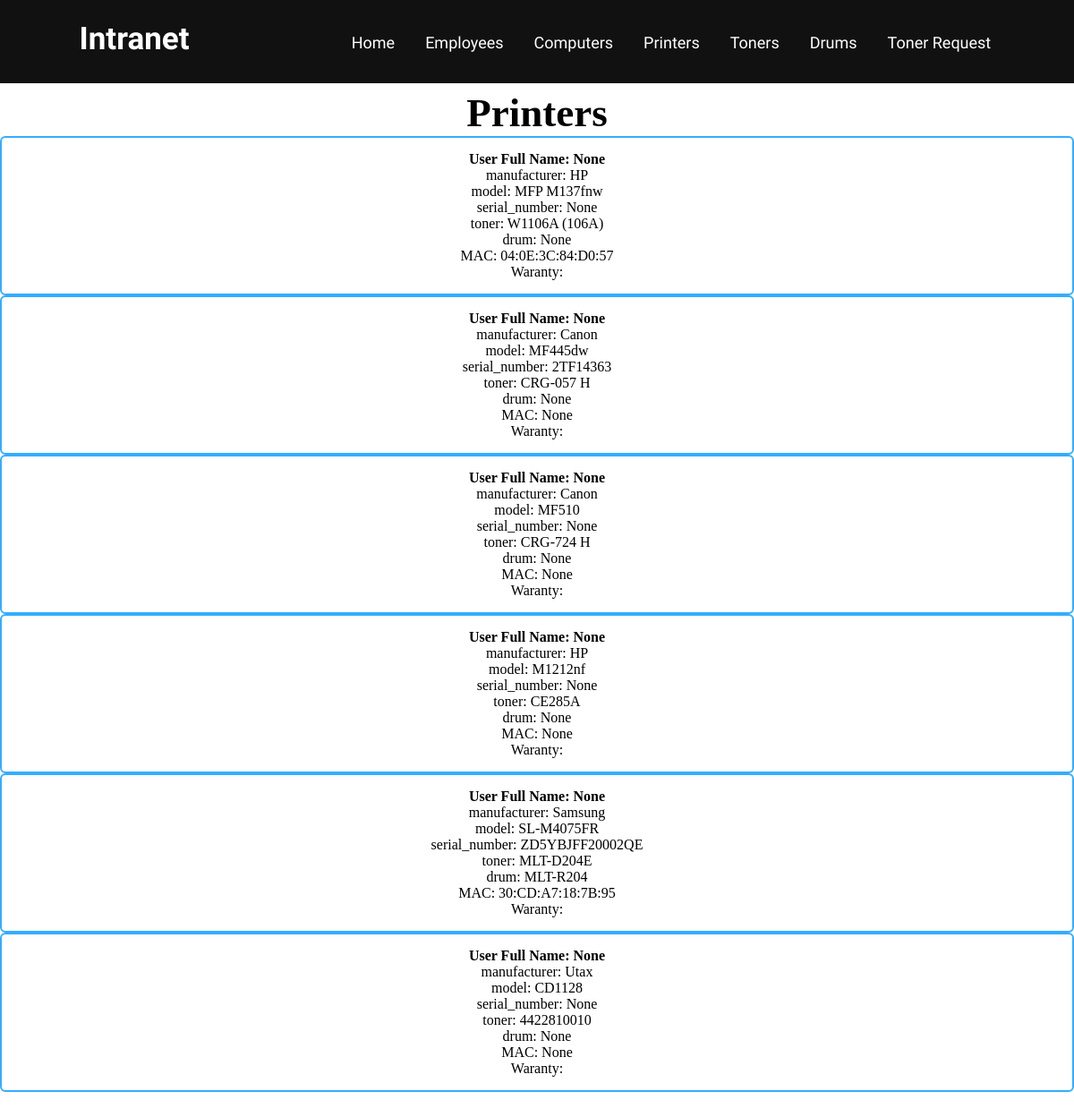
Page /printers/ on the committed database.
### app/models.py (models this page shows, shortened)
class Printer(models.Model):
    user = models.ForeignKey(Employee, on_delete=models.SET_DEFAULT, default=None, blank=True, null=True)
    manufacturer = models.CharField(max_length=32)
    model = models.CharField(max_length=32)
    serial_number = models.CharField(max_length=32, unique=True, blank=True, null=True)
    toner = models.ForeignKey(Toner, on_delete=models.SET_DEFAULT, default=None, blank=True, null=True)
    drum = models.ForeignKey(Drum, on_delete=models.SET_DEFAULT, default=None, blank=True, null=True)
    mac_address = models.CharField(max_length=20, blank=True, null=True)
    document = models.FileField(upload_to='uploads/%Y%m%d/', blank=True, null=True)

class Toner(models.Model):
    manufacturer = models.CharField(max_length=32)
    model = models.CharField(max_length=32)
    quantity = models.IntegerField()
    recomended_quantity = models.IntegerField()
    document = models.FileField(upload_to='uploads/%Y%m%d/', blank=True, null=True)
    def __str__(self):
        return f'{self.model}'

class Drum(models.Model):
    manufacturer = models.CharField(max_length=32)
    model = models.CharField(max_length=32)
    quantity = models.IntegerField()
    recomended_quantity = models.IntegerField()
    document = models.FileField(upload_to='uploads/%Y%m%d/', blank=True, null=True)
    def __str__(self):
        return f'{self.model}'

### app/views.py (the view)
# urls.py: path('printers/', printers, name='printers'),
def printers(request):
    printers = Printer.objects.all()
    context = {
        'printers': printers,
    }
    return render(request, 'printers.html', context)

### templates/printers.html
{% extends "index.html" %}
{% load static %}
{% block content %}
<h1 class="title">Printers</h1>
<section class="printers">
    {% for printer in printers %}
        <article>
            <h4>User Full Name: {{ printer.user }}</h4>
            <p>manufacturer: {{ printer.manufacturer }}</p>
            <p>model: {{ printer.model }}</p>
            <p>serial_number: {{ printer.serial_number }}</p>
            <p>toner: {{ printer.toner }}</p>
            <p>drum: {{ printer.drum }}</p>
            <p>MAC: {{ printer.mac_address }}</p>
            <p>Waranty: {{ printer.document }}</p>
        </article>
    {% endfor %}
</section>
{% endblock content %}

### static/css/style.css (style rules this page uses)
* { margin: 0; padding: 0; box-sizing: border-box; text-decoration: none; list-style: none; }
html { scroll-behavior: smooth; }
.title { display: flex; justify-content: center; font-size: 45px; }

### static/css/common.css (style rules this page uses)
.employees article, .computers article, .printers article { display: grid; justify-content: center; justify-items: center; padding: 15px; border-radius: 6px; border: 2px solid #33adff; }

### rows in the picture
Printer: user "None", manufacturer "HP", model "MFP M137fnw", serial_number "None", toner "W1106A (106A)", drum "None", mac_address "04:0E:3C:84:D0:57"
Printer: user "None", manufacturer "Canon", model "MF445dw", serial_number "2TF14363", toner "CRG-057 H", drum "None", mac_address "None"
Printer: user "None", manufacturer "Canon", model "MF510", serial_number "None", toner "CRG-724 H", drum "None", mac_address "None"
Printer: user "None", manufacturer "HP", model "M1212nf", serial_number "None", toner "CE285A", drum "None", mac_address "None"
Printer: user "None", manufacturer "Samsung", model "SL-M4075FR", serial_number "ZD5YBJFF20002QE", toner "MLT-D204E", drum "MLT-R204", mac_address "30:CD:A7:18:7B:95"
Printer: user "None", manufacturer "Utax", model "CD1128", serial_number "None", toner "4422810010", drum "None", mac_address "None"
